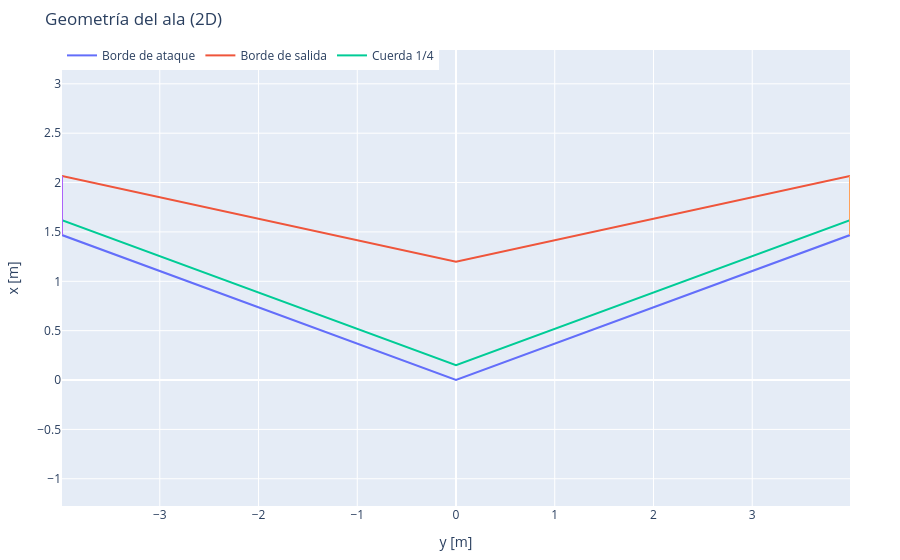

Write notebook code for a chart like this one.
### Markdown cell above
## 5. Geometry and Mesh Views

The three views distinguish the planform, side projection, and spatial panel layout. The 2D view helps inspect edges and quarter-chord lines; the 3D view can reveal orientation errors that may be missed in a flat projection.

### Code cell
fig_planform = go.Figure()
fig_planform = plot_wing_geometry_2d(fig_planform, vlm.wing_geometry, legend='Wing Geometry')
fig_planform.show()

### Figure 1 — Plotly figure (JSON) as saved in the notebook; plotly's stock layout.template omitted (floating-point values rounded to 4 significant figures)
{"data": [{"legendgroup": "Borde de ataque", "line": {"width": 2}, "mode": "lines", "name": "Borde de ataque", "showlegend": true, "type": "scatter", "x": [-3.99, -0.0, 0.0, 3.99], "y": [1.468, 0.0, 0.0, 1.468]}, {"legendgroup": "Borde de salida", "line": {"width": 2}, "mode": "lines", "name": "Borde de salida", "showlegend": true, "type": "scatter", "x": [-3.99, -0.0, 0.0, 3.99], "y": [2.067, 1.197, 1.197, 2.067]}, {"legendgroup": "Cuerda 1/4", "line": {"width": 2}, "mode": "lines", "name": "Cuerda 1/4", "showlegend": true, "type": "scatter", "x": [-3.99, -0.0, 0.0, 3.99], "y": [1.618, 0.1496, 0.1496, 1.618]}, {"legendgroup": "Cuerda en la punta", "line": {"width": 2}, "mode": "lines", "name": "Cuerda en la punta", "showlegend": false, "type": "scatter", "x": [-3.99, -3.99], "y": [1.468, 2.067]}, {"legendgroup": "Cuerda en la punta", "line": {"width": 2}, "mode": "lines", "name": "Cuerda en la punta", "showlegend": false, "type": "scatter", "x": [3.99, 3.99], "y": [1.468, 2.067]}], "layout": {"legend": {"orientation": "h", "x": 0, "y": 1.02}, "margin": {"b": 50, "l": 50, "r": 50, "t": 50}, "showlegend": true, "title": {"text": "Geometría del ala (2D)"}, "xaxis": {"title": {"text": "y [m]"}}, "yaxis": {"scaleanchor": "x", "scaleratio": 1, "title": {"text": "x [m]"}}}}
